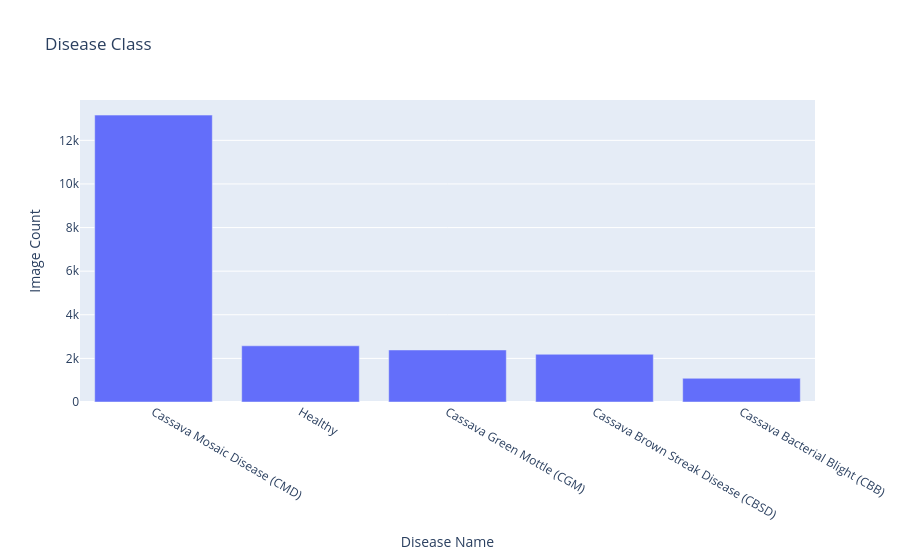

Notebook code cell kept with this figure:
### Markdown cell above
# **Class Balance**

### Code cell
counts = df["disease_name"].value_counts()

majority_count = counts.max()
minority_count = counts.min()
ratio = majority_count / minority_count

print("Majority class:", counts.idxmax(), "->", majority_count)
print("Minority class:", counts.idxmin(), "->", minority_count)
print("Imbalance Ratio:", round(ratio, 2), ": 1")


fig = px.bar(x=counts.index, y=counts.values, 
             title="Disease Class",
             labels={"x": "Disease Name", "y": "Image Count"})
fig.show()

### Figure 1 — Plotly figure (JSON) as saved in the notebook; plotly's stock layout.template omitted (floating-point values rounded to 4 significant figures)
{"data": [{"hovertemplate": "Disease Name=%{x}<br>Image Count=%{y}<extra></extra>", "legendgroup": "", "marker": {"color": "#636efa", "pattern": {"shape": ""}}, "name": "", "orientation": "v", "showlegend": false, "textposition": "auto", "type": "bar", "x": ["Cassava Mosaic Disease (CMD)", "Healthy", "Cassava Green Mottle (CGM)", "Cassava Brown Streak Disease (CBSD)", "Cassava Bacterial Blight (CBB)"], "xaxis": "x", "y": [13158, 2577, 2386, 2189, 1087], "yaxis": "y"}], "layout": {"barmode": "relative", "legend": {"tracegroupgap": 0}, "title": {"text": "Disease Class"}, "xaxis": {"anchor": "y", "domain": [0, 1], "title": {"text": "Disease Name"}}, "yaxis": {"anchor": "x", "domain": [0, 1], "title": {"text": "Image Count"}}}}
